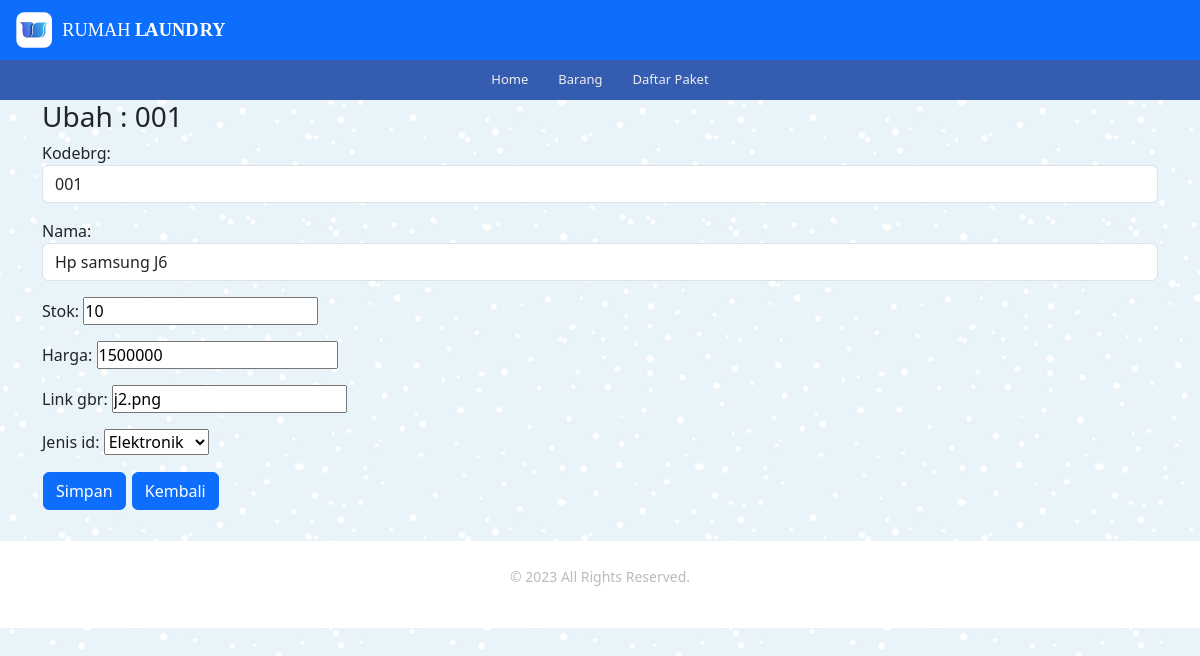
Screenshot of /ubah/1 with the database file from the repository.
### paket/models.py (models this page shows, shortened)
class Barang(models.Model):
    kodebrg=models.CharField(max_length=8)
    nama=models.CharField(max_length=50)
    stok=models.IntegerField()
    harga=models.BigIntegerField()
    link_gbr=models.CharField(max_length=150, blank=True)
    waktu_posting=models.DateTimeField(auto_now_add=True)
    jenis_id=models.ForeignKey(Jenis, on_delete=models.CASCADE,null=True)

class Jenis(models.Model):
    nama=models.CharField(max_length=50)
    ket=models.TextField()
    def __str__(self):
        return self.nama

### paket/views.py (the view)
# urls.py: path('ubah/<int:id_barang>',ubah_brg,name='ubah_brg'),
def ubah_brg(request,id_barang) :
    barangs=Barang.objects.get(id=id_barang)
    if request.POST:
        form=FormBarang(request.POST,instance=barangs)
        if form.is_valid():
            form.save()
            messages.success(request,"Data berhasil di ubah")
            return redirect('ubah_brg',id_barang=id_barang)
    else:
        form=FormBarang(instance=barangs)
        konteks = {
            'form':form,
            'barangs':barangs
        }
    return render(request,'ubah_brg.html',konteks)

### paket/forms.py
class FormBarang(ModelForm):
    class Meta :
        model=Barang
        fields='__all__'
        widgets = {
            'kodebrg':forms.TextInput({'class':'form-control'}),
            'nama':forms.TextInput({'class':'form-control'}),
            'stok':forms.NumberInput({'class':'form-contro l'}),
            'harga':forms.NumberInput({'class':'form-contro l'}),
            'link_gbr':forms.TextInput({'class':'form-contro l'}),
            'jenis_id':forms.Select({'class':'form-contro l'}),
        }

### template/ubah_brg.html (shortened to what this page needs)
{% extends 'base.html'%}
{% load static %}
{% block apaya %}
<div class="container">
    <div class="row">
        <div class="col-md-12">
            <h3>Ubah : {{ barangs.kodebrg }} </h3>
            <form action="{% url 'ubah_brg' barangs.id %}" method="POST">
                {{form.as_p}}
                <button class="btn btn-primary" type="submit">Simpan</button>
                <a class="btn btn-primary" href="/Vbrg/">Kembali</a>
            </form>
        </div>
    </div>
</div>
{% endblock %}

### static/css/style.css (style rules this page uses)
* { margin: 0; padding: 0; box-sizing: border-box; }
html,body { width: 100%; max-width: 100%; position: relative; font-family: 'Open sans', sans-serif; display: flex; flex-direction: column; background-image: url(../img/blue-snow.png); overflow-x: hidden; }
.container { display: flex; flex-direction: column; width: 1080px; max-width: 100%; margin: auto; padding: 0 15px; min-height: 20px; }
.btn { display: inline-block; text-decoration: none; padding: 5px; margin: 1px; border-radius: 4px; }

### template/base.html (style rules this page uses)
body { background-image: url('/static/img/blue-snow.png'); }

### rows the page displays
Barang: kodebrg "001", nama "Hp samsung J6", stok "10", harga "1500000", link_gbr "j2.png", jenis_id "Elektronik"
